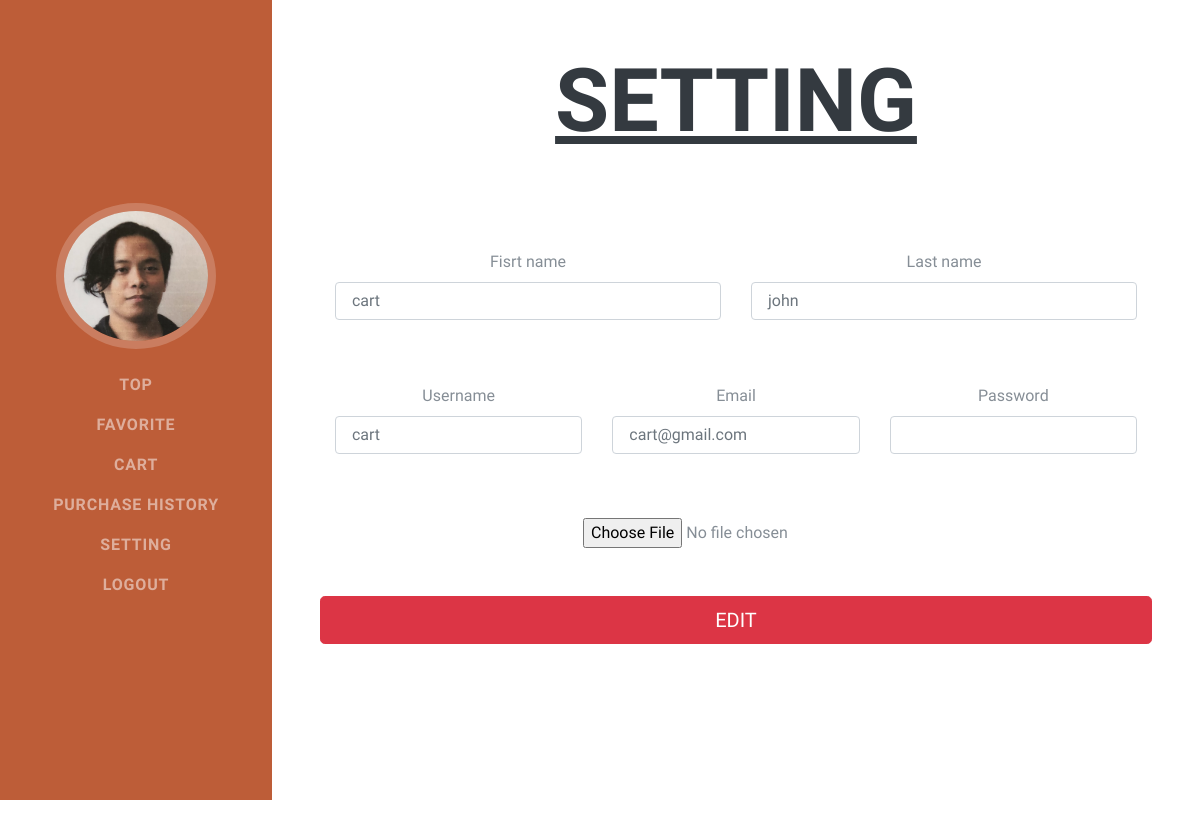
The app's page /setting.php (signed in) with its own data.
### tables this page shows
CREATE TABLE `users` (
  `user_id` int(100) NOT NULL,
  `user_fname` varchar(100) NOT NULL,
  `user_lname` varchar(100) NOT NULL,
  `user_email` varchar(100) NOT NULL,
  `user_status` varchar(100) DEFAULT NULL,
  `user_image` varchar(100) DEFAULT NULL,
  `login_id` int(100) NOT NULL
);

### classes/database.php (called while the page is built, shortened)
<?php
class Database{
    private $servername = 'localhost';
    private $username = 'root';
    private $password = 'root';
    private $database_name = 'fist_portfolio';
    public function __construct()
    {
        $this->conn = new mysqli($this->servername,$this->username,$this->password,$this->database_name);
        if($this->conn->connect_error){
            die('cannot connect'.$this->conn->connect_error);
        }else{
            return $this->conn;
        }
    }
}
?>

### user_action.php (called while the page is built, shortened)
<?php
include 'classes/user_class.php';
$Users = new User;
?>

### classes/user_class.php (called while the page is built, shortened)
<?php
include 'database.php';
class User extends Database{
    public function display_onesetting($userID){
        $sql = "SELECT * FROM users INNER JOIN login ON users.login_id = login.login_id WHERE users.user_id = '$userID'";
        $result = $this->conn->query($sql);
        if($result->num_rows>0){
            $row = array();
            while($rows = $result->fetch_assoc()){
                $row[]=$rows;
            }return $row;
        }else{
            die('cannot display one setting'.$this->conn->connect_error);
        }
    }
}
?>

### setting.php (the view, shortened to what this page needs)
<?php
    include 'user_action.php';
    if(empty($_SESSION['login_id'])){
      header('location: login.php');
    }elseif($_SESSION['user_status']=='admin'){
      header('location: admin.php');
    }else{
      $userID = $_SESSION['login_id'];
      $display = $Users->display_onesetting($userID);
    }
?>
<!DOCTYPE html>
<html lang="en">
<head>
  <link href="vendor/bootstrap/css/bootstrap.min.css" rel="stylesheet">
  <link href="vendor/fontawesome-free/css/all.min.css" rel="stylesheet">
  <link href="css/resume.min.css" rel="stylesheet">
</head>
<body class="d-flex flex-column">
    <?php include 'sidebar_user.php' ?>
    <section class="resume-section p-3 p-lg-5 d-flex justify-content-center" id="about">
      <div class="w-100 vh-100">
        <div id="page-content">
            <h2 class='display-2 text-center font-weight-bold mb-5' style="text-decoration: underline">SETTING</h2>
           <div class="row justify-content-center m-0 text-center">
                <div class="col-md-12 p-0">
                <form action="user_action.php" method="post" class="form-signin" enctype="multipart/form-data">
                  <div class="row mr-0 ml-0 mt-5">
                    <div class="col-6">
                      <div class="form-label-group">
                          <label for="trainerlname">Fisrt name</label>
                          <input type="text" id="trainerfname" name="fname" class="form-control mb-3" placeholder=" <?php foreach($display as $key => $row){echo $row['user_fname'];} ?>" required autofocus maxlength="100">
                      </div>
                    </div>
                    <div class="col-6">
                      <div class="form-label-group">
                          <label for="trainerlname">Last name</label>
                          <input type="text" id="trainerlname" name="lname" class="form-control mb-3" placeholder=" <?php foreach($display as $key => $row){echo $row['user_lname'];} ?>" required maxlength="100">
                      </div>
                    </div>
                  </div>
                  <div class="row mt-5 mr-0 ml-0">
                      <div class="col-4">
                        <div class="form-label-group">
                        <label for="traineruname">Username</label>
                        <input type="text" id="traineruname" name="uname" class="form-control mb-3" placeholder=" <?php foreach($display as $key => $row){echo $row['username'];} ?>" required maxlength="100">
                        </div>
                      </div>
                      <div class="col-4">
                        <div class="form-label-group">
                        <label for="traineremail">Email</label>
                        <input type="email" id="traineremail" name="email" class="form-control mb-3" placeholder=" <?php foreach($display as $key => $row){echo $row['user_email'];} ?>" required maxlength="100">
                        </div>
                      </div>
                      <div class="col-4">
                        <div class="form-label-group">
                          <label for="trainerpassword">Password</label>
                          <input type="password" id="trainerpassword" name="password" class="form-control mb-3" placeholder="" required maxlength="100">
                        </div>
                      </div>
                  </div>
                  <input type="file" name="images" class="mt-5" placeholder="Image" maxlength="100">
                  <button class='btn btn-lg btn-danger btn-block text-uppercase mt-5' type='submit' name='setting'>EDIT</button>
                </form>
              </div>
           </div>
        </div>
      </div>
    </section>
  </body>
</html>

### sidebar_user.php (shortened to what this page needs)
<?php
    if(empty($_SESSION['login_id'])){
      header('location: login.php');
    }elseif($_SESSION['user_status']=='admin'){
      header('location: admin.php');
    }else{
      $userID = $_SESSION['login_id'];
    }
?>
<nav class="navbar navbar-expand-lg navbar-dark bg-primary fixed-top" id="sideNav">
    <a class="navbar-brand js-scroll-trigger" href="setting.php">
      <span class="d-none d-lg-block">
        <?php
            $tenta = $Users->display_onesetting($userID);
            foreach($tenta as $key => $row){
              $image = $row['user_image'];
              if(empty($row['user_image'])){
                echo "<img class='img-fluid img-profile rounded-circle mx-auto mb-2' src='upload/dog.jpg'>";
              }else{
                echo "<img class='img-fluid img-profile rounded-circle mx-auto mb-2' src='upload/$image'> ";
              }
            }
        ?>
      </span>
    </a>
    <div class="collapse navbar-collapse" id="navbarSupportedContent">
      <ul class="navbar-nav">
      <li class="nav-item">
          <a class="nav-link js-scroll-trigger" href="trainerlist_new.php">TOP</a>
        </li>
        <li class="nav-item">
          <a class="nav-link js-scroll-trigger" href="trainerlist_favorite.php">Favorite</a>
        </li>
        <li class="nav-item">
          <a class="nav-link js-scroll-trigger" href="cart.php">Cart</a>
        </li>
        <li class="nav-item">
          <a class="nav-link js-scroll-trigger" href="trainerlist_history.php">Purchase History</a>
        </li>
        <li class="nav-item">
          <a class="nav-link js-scroll-trigger" href="setting.php">Setting</a>
        </li>
        <li class="nav-item">
          <a class="nav-link js-scroll-trigger" href="logout.php">Logout</a>
        </li>
      </ul>
    </div>
  </nav>

### records on screen
users: user_image (picture), fname "cart", lname "john", uname "cart", email "cart@gmail.com"
